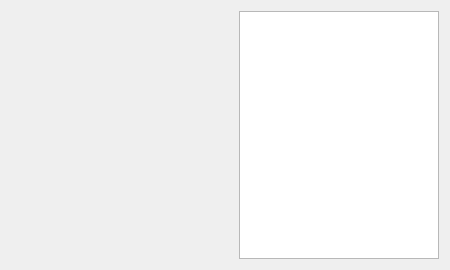
<ui version="4.0">
 <author/>
 <comment/>
 <exportmacro/>
 <class>RoadForm</class>
 <widget name="RoadForm" class="QWidget">
 <property name="geometry">
  <rect>
   <x>0</x>
   <y>0</y>
   <width>450</width>
   <height>270</height>
  </rect>
 </property>
 <property name="windowTitle">
  <string>Unlock Bar</string>
 </property>
 <layout class="QHBoxLayout" name="horizontalLayout">
  <item>
   <widget class="QLabel" name="label">
    <property name="text">
     <string/>
    </property>
    <property name="alignment">
     <set>Qt::AlignCenter</set>
    </property>
   </widget>
  </item>
  <item>
   <widget class="QListWidget" name="listWidget">
    <property name="maximumSize">
     <size>
      <width>200</width>
      <height>16777215</height>
     </size>
    </property>
    <property name="font">
     <font>
      <family>Monaco</family>
     </font>
    </property>
   </widget>
  </item>
 </layout>
 </widget>
 <pixmapfunction/>
 <connections/>
</ui>
